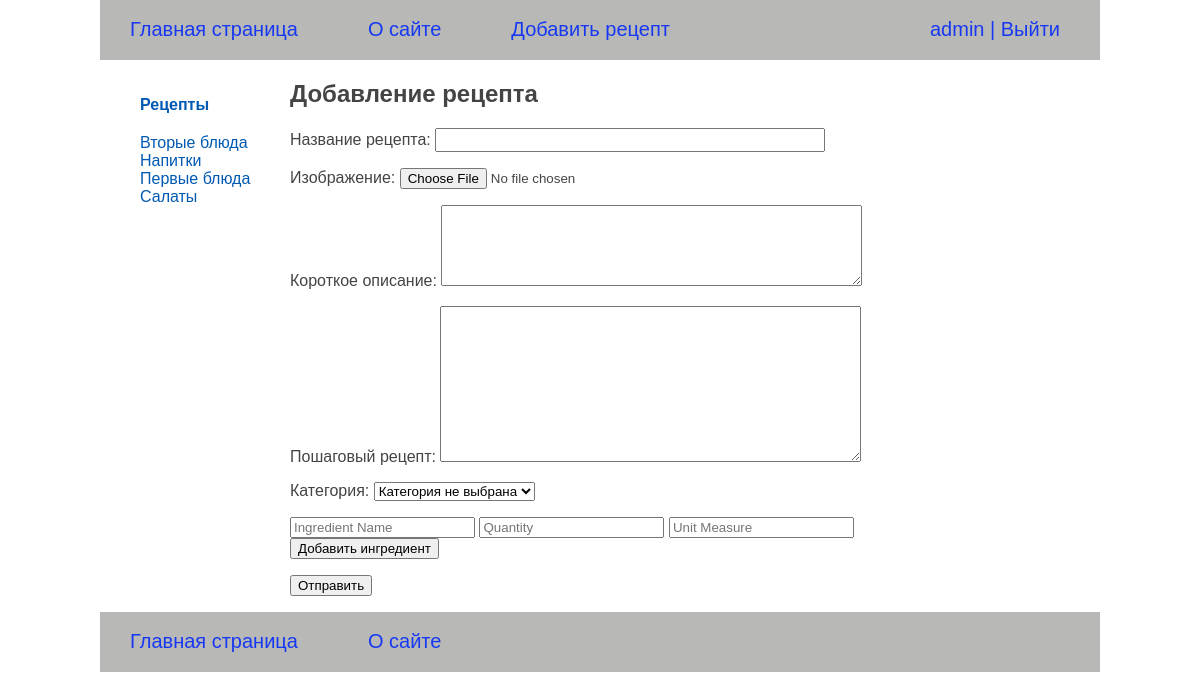
Screenshot of /addrecipe/ (signed in) with the database file from the repository.
### users/models.py (models this page shows)
class User(AbstractUser):
    photo = models.ImageField(upload_to="users/%Y/%m/%d/", blank=True, null=True, verbose_name="Фотография")
    date_birth = models.DateTimeField(blank=True, null=True, verbose_name="Дата рождения")

### recipeapp/models.py (models this page shows)
class Category(models.Model):
    category_name = models.CharField(max_length=100, db_index=True, verbose_name='Категория')
    category_slug = models.SlugField(max_length=100, unique=True, db_index=True, verbose_name='Slug')
    class Meta:
        verbose_name = 'Категория'
        verbose_name_plural = 'Категории'
    def get_absolut_url(self):
        return reverse('category', kwargs={'category_slug': self.category_slug})
    def __str__(self):
        return self.category_name

### recipeapp/views.py (the view)
# urls.py: path('addrecipe/', add_recipe, name='add_recipe'),
@login_required
def add_recipe(request: HttpRequest) -> HttpResponse:
    if request.method == 'POST':
        recipe_form = AddRecipeForm(request.POST, request.FILES)
        ingredient_names = request.POST.getlist('ingredient_name')
        quantities = request.POST.getlist('quantity')
        unit_measures = request.POST.getlist('unit_measure')
        if recipe_form.is_valid():
            recipe = recipe_form.save(commit=False)
            recipe.author = request.user
            recipe.save()
            for ingredient_name, quantity, unit_measure_name in zip(ingredient_names, quantities, unit_measures):
                ingredient, created = Ingredients.objects.get_or_create(ingredient_name=ingredient_name)
                unit_measure, created = UnitMeasure.objects.get_or_create(unit_measure_name=unit_measure_name)
                composition = Composition(recipe=recipe, ingredient=ingredient, quantity=quantity,
                                          unit_measurer=unit_measure)
                composition.save()
            return redirect('home')
    else:
        recipe_form = AddRecipeForm()
    context = {
        'menu': menu,
        'title': 'Добавление рецепта',
        'recipe_form': recipe_form,
    }
    return render(request, 'recipeapp/addrecipe.html', context=context)

### recipeapp/forms.py
class AddRecipeForm(forms.ModelForm):
    category = forms.ModelChoiceField(queryset=Category.objects.all(), empty_label="Категория не выбрана",
                                      label='Категория')
    class Meta:
        model = RecipeBase
        fields = ['recipe_title', 'photos', 'short_description', 'cooking_description', 'category']
        widgets = {
            'recipe_title': forms.TextInput(attrs={'class': 'form-input'}),
            'short_description': forms.Textarea(attrs={'cols': 50, 'rows': 5}),
            'cooking_description': forms.Textarea(attrs={'cols': 50, 'rows': 10}),
        }

### recipeapp/templatetags/recipe_tags.py (called while the page is built)
@register.inclusion_tag('recipeapp/list_categories.html')
def show_categories(category_selected_id=0):
    categories = Category.objects.annotate(total=Count('cat_recipe')).filter(total__gt=0)
    return {'categories': categories, 'category_selected': category_selected_id}

### users/context_processors.py (called while the page is built)
def get_recipe_context(request):
    return {'mainmenu': menu}

### recipeapp/templates/recipeapp/addrecipe.html (shortened to what this page needs)
{% extends 'base.html' %}
{% block content %}
<h1>{{ title }}</h1>
<form action="" method="POST" enctype="multipart/form-data">
  {{ recipe_form.as_p }}
  <div id="formset-container">
    <div class="ingredient-form">
        <input type="text" name="ingredient_name" placeholder="Ingredient Name" required>
        <input type="text" name="quantity" placeholder="Quantity" required>
        <input type="text" name="unit_measure" placeholder="Unit Measure" required>
    </div>
  </div>
  <button type="button" onclick="addIngredient()">Добавить ингредиент</button>
  <p><button type="submit">Отправить</button></p>
</form>
{% endblock %}

### templates/base.html (shortened to what this page needs)
{% load static %}
{% load recipe_tags %}
<!DOCTYPE html>
<html lang="en">
<head>
  <link type="text/css" rel="stylesheet" href="{% static 'recipeapp/css/styles.css' %}">
</head>
<body>
  <header>
    <div class="fixed-container">
      <div class="header">
        <ul id="mainmenu" class="mainmenu">
          <li><a href="{% url 'home' %}">Главная страница</a></li>
            {% for m in mainmenu %}
              <li><a href="{% url m.url_name %}">{{ m.title }}</a></li>
             {% endfor %}
            {% if user.is_authenticated %}
              <li class="last"><a href="{% url 'users:profile' %}">{{ user.username }}</a> | <a href="{% url 'users:logout' %}">Выйти</a></li>
            {% else %}
              <li class="last"><a href="{% url 'users:login' %}">Войти</a> |
                <a href="{% url 'users:registration' %}">Регистрация</a></li>
            {% endif %}
        </ul>
      </div>
    </div>
  </header>
  <section>
    <div class="fixed-container">
      <div class="navigation">
        <ul>
          <li class="selected_recipe"><a href="{% url 'home' %}">Рецепты</a></li>
          {% show_categories category_selected %}
        </ul>
      </div>
      <div class="content">
        {% block content %}
        {% endblock %}
      </div>
    </div>
  </section>
  <footer>
    <div class="fixed-container">
      <div class="header">
        <ul id="footermenu" class="mainmenu">
          <li><a href="{% url 'home' %}">Главная страница</a></li>
            {% for m in menu %}
              {% if not forloop.last %}
              <li>
                <a href="{% url m.url_name %}">{{ m.title }}</a>
              </li>
              {% endif %}
            {% endfor %}
        </ul>
      </div>
    </div>
  </footer>
</body>
</html>

### recipeapp/templates/recipeapp/list_categories.html
{% for category in categories %}
    {% if category.id == category_selected %}
        <li class="selected">{{ category.category_name }}</li>
    {% else %}
        <li class="selected_cat"><a href="{{ category.get_absolut_url }}">{{ category.category_name }}</a></li>
    {% endif %}
{% endfor %}

### recipeapp/static/recipeapp/css/styles.css (style rules this page uses)
html, body { font-family: 'Arial'; margin: 0; padding: 0; height: 100%; width: 100%; color: #444; }
a { color: #0059b2; text-decoration: none; }
.fixed-container { max-width: 1000px; height: 100%; margin-left: auto; margin-right: auto; }
.header { background: #b8b8b6; height: 60px; }
ul.mainmenu { list-style: none; margin: 0; padding: 0; height: 60px; color: #1738f2; font-size: 20px; overflow: hidden; }
ul.mainmenu li { float: left; margin: 18px 40px 0 30px; }
ul.mainmenu li.last { float: right; }
ul.mainmenu li a { color: #1738f2; text-decoration: none; }
.navigation { float: left; width: 170px; }
.navigation ul { list-style: none; }
.content { margin-left: 190px; }
.selected_recipe { font-weight: 700; padding-bottom: 20px; }
.selected_cat { color: #0227cc; }
.form-input { width: 382px; font-size: 16px; }
.last { margin: 0; float: right; }

### rows the page displays
User: username "admin"
Category: category_name "Вторые блюда"
Category: category_name "Напитки"
Category: category_name "Первые блюда"
Category: category_name "Салаты"

### other values shown
{{ m.title }} "О сайте" "Добавить рецепт"
{{ title }} "Добавление рецепта"
{{ m.title }} "О сайте"
